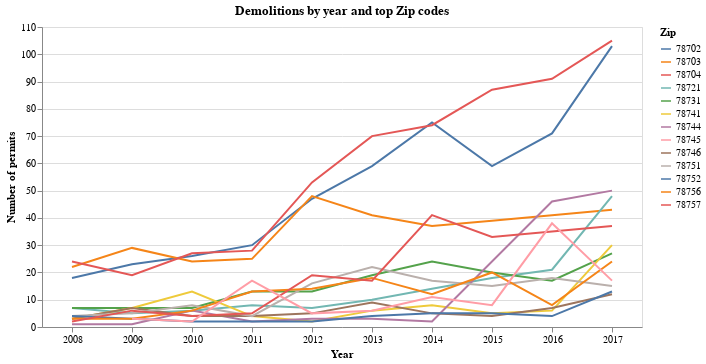

Notebook code for this chart:
### Markdown cell above
#### Alternate way to pick zips
In this case, I'm picking zips that had more than 10 demos in 2017.

### Code cell
# filter to 2017
zips_2017 = demos_yr_zip[demos_yr_zip['Year'] == '2017']

# filter the 2017 list to those with 10+ demos
# sort the list by count descending
zips_2017_top = zips_2017[zips_2017.Count > 9].sort_values('Count', ascending=False)

# Use the Zip code column above to filter the original demos_yr_zip datatable
# and create the new dataframe to chart
top_demos_yr_zip_new = demos_yr_zip[demos_yr_zip['Zip'].isin(zips_2017_top.Zip)]

alt.Chart(top_demos_yr_zip_new, title="Demolitions by year and top Zip codes").mark_line().encode(
    x=alt.X("Year:O",
            axis=alt.Axis(title="Year", labelAngle=0)),
    y=alt.Y("Count:Q",
            axis=alt.Axis(title="Number of permits")),
    color="Zip"
).properties(width=600)

### Figure 1 — Vega-Lite specification as saved in the notebook (floating-point values rounded to 4 significant figures)
{"$schema": "https://vega.github.io/schema/vega-lite/v2.4.1.json", "config": {"view": {"height": 300, "width": 400}}, "data": {"values": [{"Count": 18, "Year": "2008", "Zip": "78702"}, {"Count": 22, "Year": "2008", "Zip": "78703"}, {"Count": 24, "Year": "2008", "Zip": "78704"}, {"Count": 7, "Year": "2008", "Zip": "78721"}, {"Count": 7, "Year": "2008", "Zip": "78731"}, {"Count": 3, "Year": "2008", "Zip": "78741"}, {"Count": 1, "Year": "2008", "Zip": "78744"}, {"Count": 3, "Year": "2008", "Zip": "78746"}, {"Count": 4, "Year": "2008", "Zip": "78751"}, {"Count": 4, "Year": "2008", "Zip": "78752"}, {"Count": 3, "Year": "2008", "Zip": "78756"}, {"Count": 2, "Year": "2008", "Zip": "78757"}, {"Count": 23, "Year": "2009", "Zip": "78702"}, {"Count": 29, "Year": "2009", "Zip": "78703"}, {"Count": 19, "Year": "2009", "Zip": "78704"}, {"Count": 5, "Year": "2009", "Zip": "78721"}, {"Count": 7, "Year": "2009", "Zip": "78731"}, {"Count": 7, "Year": "2009", "Zip": "78741"}, {"Count": 1, "Year": "2009", "Zip": "78744"}, {"Count": 3, "Year": "2009", "Zip": "78745"}, {"Count": 7, "Year": "2009", "Zip": "78746"}, {"Count": 5, "Year": "2009", "Zip": "78751"}, {"Count": 3, "Year": "2009", "Zip": "78752"}, {"Count": 3, "Year": "2009", "Zip": "78756"}, {"Count": 6, "Year": "2009", "Zip": "78757"}, {"Count": 26, "Year": "2010", "Zip": "78702"}, {"Count": 24, "Year": "2010", "Zip": "78703"}, {"Count": 27, "Year": "2010", "Zip": "78704"}, {"Count": 6, "Year": "2010", "Zip": "78721"}, {"Count": 7, "Year": "2010", "Zip": "78731"}, {"Count": 13, "Year": "2010", "Zip": "78741"}, {"Count": 6, "Year": "2010", "Zip": "78744"}, {"Count": 2, "Year": "2010", "Zip": "78745"}, {"Count": 4, "Year": "2010", "Zip": "78746"}, {"Count": 8, "Year": "2010", "Zip": "78751"}, {"Count": 2, "Year": "2010", "Zip": "78752"}, {"Count": 6, "Year": "2010", "Zip": "78756"}, {"Count": 4, "Year": "2010", "Zip": "78757"}, {"Count": 30, "Year": "2011", "Zip": "78702"}, {"Count": 25, "Year": "2011", "Zip": "78703"}, {"Count": 28, "Year": "2011", "Zip": "78704"}, {"Count": 8, "Year": "2011", "Zip": "78721"}, {"Count": 13, "Year": "2011", "Zip": "78731"}, {"Count": 4, "Year": "2011", "Zip": "78741"}, {"Count": 2, "Year": "2011", "Zip": "78744"}, {"Count": 17, "Year": "2011", "Zip": "78745"}, {"Count": 4, "Year": "2011", "Zip": "78746"}, {"Count": 4, "Year": "2011", "Zip": "78751"}, {"Count": 13, "Year": "2011", "Zip": "78756"}, {"Count": 5, "Year": "2011", "Zip": "78757"}, {"Count": 47, "Year": "2012", "Zip": "78702"}, {"Count": 48, "Year": "2012", "Zip": "78703"}, {"Count": 53, "Year": "2012", "Zip": "78704"}, {"Count": 7, "Year": "2012", "Zip": "78721"}, {"Count": 13, "Year": "2012", "Zip": "78731"}, {"Count": 2, "Year": "2012", "Zip": "78741"}, {"Count": 3, "Year": "2012", "Zip": "78744"}, {"Count": 5, "Year": "2012", "Zip": "78745"}, {"Count": 5, "Year": "2012", "Zip": "78746"}, {"Count": 16, "Year": "2012", "Zip": "78751"}, {"Count": 2, "Year": "2012", "Zip": "78752"}, {"Count": 14, "Year": "2012", "Zip": "78756"}, {"Count": 19, "Year": "2012", "Zip": "78757"}, {"Count": 59, "Year": "2013", "Zip": "78702"}, {"Count": 41, "Year": "2013", "Zip": "78703"}, {"Count": 70, "Year": "2013", "Zip": "78704"}, {"Count": 10, "Year": "2013", "Zip": "78721"}, {"Count": 19, "Year": "2013", "Zip": "78731"}, {"Count": 6, "Year": "2013", "Zip": "78741"}, {"Count": 3, "Year": "2013", "Zip": "78744"}, {"Count": 6, "Year": "2013", "Zip": "78745"}, {"Count": 9, "Year": "2013", "Zip": "78746"}, {"Count": 22, "Year": "2013", "Zip": "78751"}, {"Count": 4, "Year": "2013", "Zip": "78752"}, {"Count": 18, "Year": "2013", "Zip": "78756"}, {"Count": 17, "Year": "2013", "Zip": "78757"}, {"Count": 75, "Year": "2014", "Zip": "78702"}, {"Count": 37, "Year": "2014", "Zip": "78703"}, {"Count": 74, "Year": "2014", "Zip": "78704"}, {"Count": 14, "Year": "2014", "Zip": "78721"}, {"Count": 24, "Year": "2014", "Zip": "78731"}, {"Count": 8, "Year": "2014", "Zip": "78741"}, {"Count": 2, "Year": "2014", "Zip": "78744"}, {"Count": 11, "Year": "2014", "Zip": "78745"}, {"Count": 5, "Year": "2014", "Zip": "78746"}, {"Count": 17, "Year": "2014", "Zip": "78751"}, {"Count": 5, "Year": "2014", "Zip": "78752"}, {"Count": 12, "Year": "2014", "Zip": "78756"}, {"Count": 41, "Year": "2014", "Zip": "78757"}, {"Count": 59, "Year": "2015", "Zip": "78702"}, {"Count": 39, "Year": "2015", "Zip": "78703"}, {"Count": 87, "Year": "2015", "Zip": "78704"}, {"Count": 18, "Year": "2015", "Zip": "78721"}, {"Count": 20, "Year": "2015", "Zip": "78731"}, {"Count": 5, "Year": "2015", "Zip": "78741"}, {"Count": 8, "Year": "2015", "Zip": "78745"}, {"Count": 4, "Year": "2015", "Zip": "78746"}, {"Count": 15, "Year": "2015", "Zip": "78751"}, {"Count": 5, "Year": "2015", "Zip": "78752"}, {"Count": 20, "Year": "2015", "Zip": "78756"}, {"Count": 33, "Year": "2015", "Zip": "78757"}, {"Count": 71, "Year": "2016", "Zip": "78702"}, {"Count": 41, "Year": "2016", "Zip": "78703"}, {"Count": 91, "Year": "2016", "Zip": "78704"}, {"Count": 21, "Year": "2016", "Zip": "78721"}, {"Count": 17, "Year": "2016", "Zip": "78731"}, {"Count": 6, "Year": "2016", "Zip": "78741"}, {"Count": 46, "Year": "2016", "Zip": "78744"}, {"Count": 38, "Year": "2016", "Zip": "78745"}, {"Count": 7, "Year": "2016", "Zip": "78746"}, {"Count": 18, "Year": "2016", "Zip": "78751"}, {"Count": 4, "Year": "2016", "Zip": "78752"}, {"Count": 8, "Year": "2016", "Zip": "78756"}, {"Count": 35, "Year": "2016", "Zip": "78757"}, {"Count": 103, "Year": "2017", "Zip": "78702"}, {"Count": 43, "Year": "2017", "Zip": "78703"}, {"Count": 105, "Year": "2017", "Zip": "78704"}, {"Count": 48, "Year": "2017", "Zip": "78721"}, {"Count": 27, "Year": "2017", "Zip": "78731"}, {"Count": 30, "Year": "2017", "Zip": "78741"}, {"Count": 50, "Year": "2017", "Zip": "78744"}, {"Count": 17, "Year": "2017", "Zip": "78745"}, {"Count": 12, "Year": "2017", "Zip": "78746"}, {"Count": 15, "Year": "2017", "Zip": "78751"}, {"Count": 13, "Year": "2017", "Zip": "78752"}, {"Count": 24, "Year": "2017", "Zip": "78756"}, {"Count": 37, "Year": "2017", "Zip": "78757"}]}, "encoding": {"color": {"field": "Zip", "type": "nominal"}, "x": {"axis": {"labelAngle": 0, "title": "Year"}, "field": "Year", "type": "ordinal"}, "y": {"axis": {"title": "Number of permits"}, "field": "Count", "type": "quantitative"}}, "mark": "line", "title": "Demolitions by year and top Zip codes", "width": 600}
